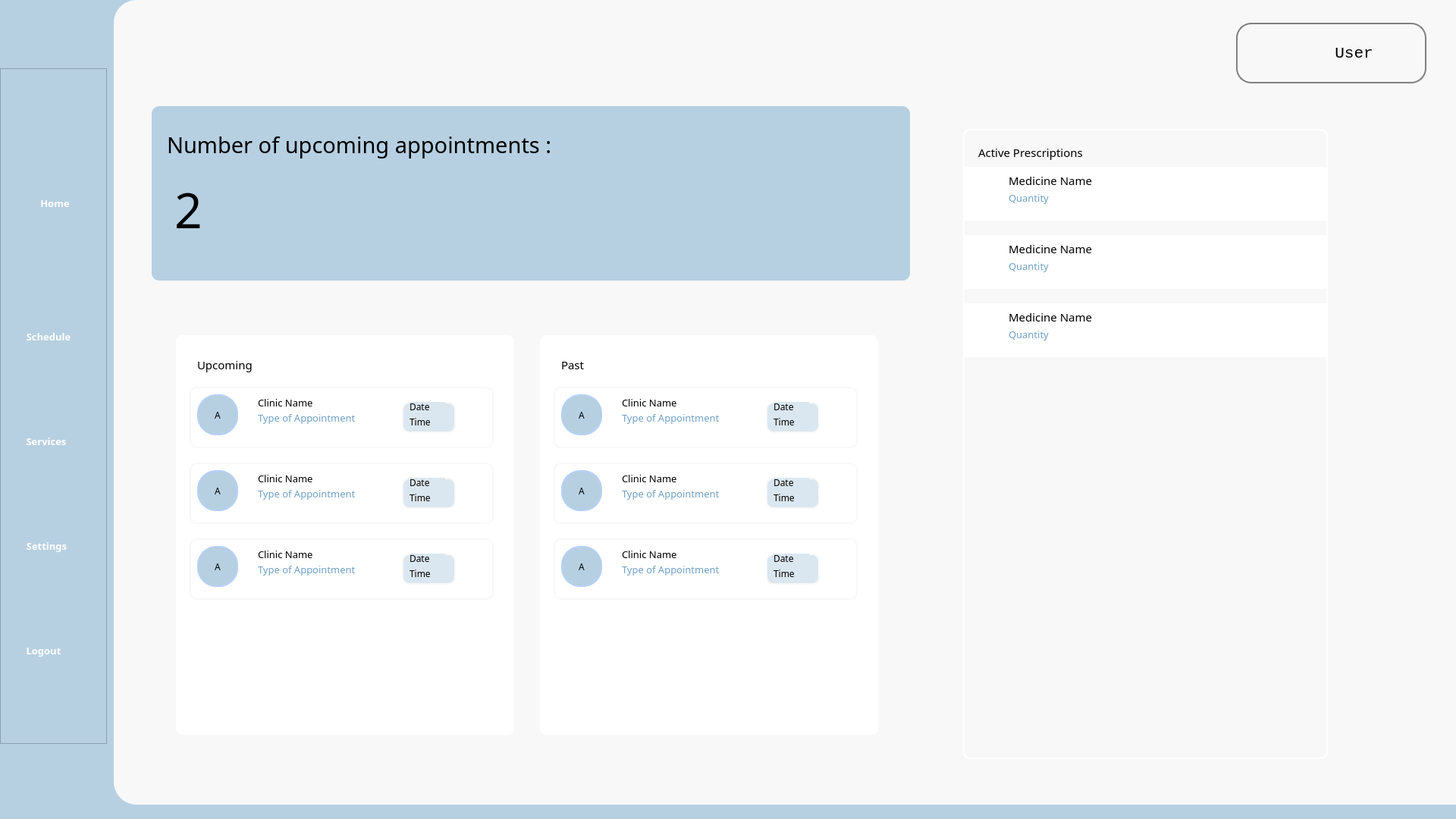
<?xml version="1.0" encoding="UTF-8"?>
<ui version="4.0">
 <class>Form</class>
 <widget class="QWidget" name="Form">
  <property name="geometry">
   <rect>
    <x>0</x>
    <y>0</y>
    <width>1920</width>
    <height>1080</height>
   </rect>
  </property>
  <property name="windowTitle">
   <string>Form</string>
  </property>
  <property name="autoFillBackground">
   <bool>false</bool>
  </property>
  <property name="styleSheet">
   <string notr="true">background-color: #B6D0E2;</string>
  </property>
  <widget class="QWidget" name="background" native="true">
   <property name="geometry">
    <rect>
     <x>150</x>
     <y>0</y>
     <width>1771</width>
     <height>1061</height>
    </rect>
   </property>
   <property name="styleSheet">
    <string notr="true">background-color: #F8F8F8;
border-bottom-left-radius: 30px;
border-top-left-radius: 30px;</string>
   </property>
   <widget class="QFrame" name="num_appt_frame">
    <property name="geometry">
     <rect>
      <x>50</x>
      <y>140</y>
      <width>1000</width>
      <height>230</height>
     </rect>
    </property>
    <property name="styleSheet">
     <string notr="true">border-radius: 10px;
    background-color: #B6D0E2;
    background-image: qlineargradient(
        spread: pad, 
        x1: 0, y1: 0, 
        x2: 0, y2: 1, 
        stop: 0 #B6D0E2, 
        stop: 1 #FFFFFF
    );</string>
    </property>
    <property name="frameShape">
     <enum>QFrame::StyledPanel</enum>
    </property>
    <property name="frameShadow">
     <enum>QFrame::Raised</enum>
    </property>
    <widget class="QLabel" name="num_upcoming_appt_label">
     <property name="geometry">
      <rect>
       <x>20</x>
       <y>20</y>
       <width>951</width>
       <height>61</height>
      </rect>
     </property>
     <property name="font">
      <font>
       <family>Cascadia Code</family>
       <pointsize>22</pointsize>
      </font>
     </property>
     <property name="text">
      <string>Number of upcoming appointments :</string>
     </property>
     <property name="wordWrap">
      <bool>true</bool>
     </property>
    </widget>
    <widget class="QLabel" name="num_appt_number_label">
     <property name="geometry">
      <rect>
       <x>30</x>
       <y>100</y>
       <width>51</width>
       <height>71</height>
      </rect>
     </property>
     <property name="font">
      <font>
       <family>Cascadia Code</family>
       <pointsize>48</pointsize>
      </font>
     </property>
     <property name="text">
      <string>2</string>
     </property>
    </widget>
   </widget>
   <widget class="QFrame" name="appointment_frame">
    <property name="geometry">
     <rect>
      <x>50</x>
      <y>410</y>
      <width>1000</width>
      <height>600</height>
     </rect>
    </property>
    <property name="styleSheet">
     <string notr="true">border: 2px solid #F8F8F8;
border-radius: 10px;

</string>
    </property>
    <property name="frameShape">
     <enum>QFrame::StyledPanel</enum>
    </property>
    <property name="frameShadow">
     <enum>QFrame::Raised</enum>
    </property>
    <property name="lineWidth">
     <number>6</number>
    </property>
    <widget class="QFrame" name="upcomin_appt_frame">
     <property name="geometry">
      <rect>
       <x>30</x>
       <y>30</y>
       <width>450</width>
       <height>531</height>
      </rect>
     </property>
     <property name="styleSheet">
      <string notr="true">background-color : #ffffff;</string>
     </property>
     <property name="frameShape">
      <enum>QFrame::StyledPanel</enum>
     </property>
     <property name="frameShadow">
      <enum>QFrame::Raised</enum>
     </property>
     <widget class="QLabel" name="upcoming_label">
      <property name="geometry">
       <rect>
        <x>30</x>
        <y>20</y>
        <width>101</width>
        <height>41</height>
       </rect>
      </property>
      <property name="font">
       <font>
        <family>Cascadia Code</family>
        <pointsize>11</pointsize>
       </font>
      </property>
      <property name="styleSheet">
       <string notr="true">border : none;
</string>
      </property>
      <property name="text">
       <string>Upcoming</string>
      </property>
     </widget>
     <widget class="QFrame" name="clinicAppt_frame">
      <property name="geometry">
       <rect>
        <x>20</x>
        <y>70</y>
        <width>401</width>
        <height>81</height>
       </rect>
      </property>
      <property name="frameShape">
       <enum>QFrame::StyledPanel</enum>
      </property>
      <property name="frameShadow">
       <enum>QFrame::Raised</enum>
      </property>
      <widget class="QLabel" name="clinic_name_label">
       <property name="geometry">
        <rect>
         <x>90</x>
         <y>10</y>
         <width>121</width>
         <height>21</height>
        </rect>
       </property>
       <property name="font">
        <font>
         <family>Cascadia Code</family>
         <pointsize>10</pointsize>
        </font>
       </property>
       <property name="styleSheet">
        <string notr="true">border : none;
</string>
       </property>
       <property name="text">
        <string>Clinic Name</string>
       </property>
      </widget>
      <widget class="QLabel" name="clinic_logo_label">
       <property name="geometry">
        <rect>
         <x>10</x>
         <y>10</y>
         <width>54</width>
         <height>54</height>
        </rect>
       </property>
       <property name="font">
        <font>
         <family>Cascadia Code</family>
         <pointsize>9</pointsize>
        </font>
       </property>
       <property name="styleSheet">
        <string notr="true">background-color: #B6D0E2; /* Fill color */
border-radius: 25px; /* Radius to make it round */
border: 2px solid #B6D0F7; /*  Border color and thickness */
min-width: 50px; /* Ensure the QLabel is a circle */
min-height: 50px; /* Ensure the QLabel is a circle */
max-width: 50px; /* Ensure the QLabel is a circle */
max-height: 50px; /* Ensure the QLabel is a circle */</string>
       </property>
       <property name="text">
        <string>A</string>
       </property>
       <property name="alignment">
        <set>Qt::AlignCenter</set>
       </property>
      </widget>
      <widget class="QLabel" name="toa_label">
       <property name="geometry">
        <rect>
         <x>90</x>
         <y>30</y>
         <width>161</width>
         <height>21</height>
        </rect>
       </property>
       <property name="font">
        <font>
         <family>Cascadia Code</family>
         <pointsize>10</pointsize>
        </font>
       </property>
       <property name="styleSheet">
        <string notr="true">border : none;
color : #6ea0c4;
</string>
       </property>
       <property name="text">
        <string>Type of Appointment</string>
       </property>
      </widget>
      <widget class="QFrame" name="date_time_frame">
       <property name="geometry">
        <rect>
         <x>280</x>
         <y>20</y>
         <width>71</width>
         <height>41</height>
        </rect>
       </property>
       <property name="styleSheet">
        <string notr="true">border-radius: 10px;
background-color: #dbe7f0;</string>
       </property>
       <property name="frameShape">
        <enum>QFrame::StyledPanel</enum>
       </property>
       <property name="frameShadow">
        <enum>QFrame::Raised</enum>
       </property>
       <widget class="QLabel" name="date_label">
        <property name="geometry">
         <rect>
          <x>10</x>
          <y>0</y>
          <width>47</width>
          <height>13</height>
         </rect>
        </property>
        <property name="font">
         <font>
          <family>Cascadia Code</family>
         </font>
        </property>
        <property name="styleSheet">
         <string notr="true">border : none;
</string>
        </property>
        <property name="text">
         <string>Date</string>
        </property>
       </widget>
       <widget class="QLabel" name="time_label">
        <property name="geometry">
         <rect>
          <x>10</x>
          <y>20</y>
          <width>47</width>
          <height>13</height>
         </rect>
        </property>
        <property name="font">
         <font>
          <family>Cascadia Code</family>
         </font>
        </property>
        <property name="styleSheet">
         <string notr="true">border : none;
</string>
        </property>
        <property name="text">
         <string>Time</string>
        </property>
       </widget>
      </widget>
     </widget>
     <widget class="QFrame" name="clinicAppt_frame_2">
      <property name="geometry">
       <rect>
        <x>20</x>
        <y>170</y>
        <width>401</width>
        <height>81</height>
       </rect>
      </property>
      <property name="frameShape">
       <enum>QFrame::StyledPanel</enum>
      </property>
      <property name="frameShadow">
       <enum>QFrame::Raised</enum>
      </property>
      <widget class="QLabel" name="clinic_name_label_2">
       <property name="geometry">
        <rect>
         <x>90</x>
         <y>10</y>
         <width>121</width>
         <height>21</height>
        </rect>
       </property>
       <property name="font">
        <font>
         <family>Cascadia Code</family>
         <pointsize>10</pointsize>
        </font>
       </property>
       <property name="styleSheet">
        <string notr="true">border : none;
</string>
       </property>
       <property name="text">
        <string>Clinic Name</string>
       </property>
      </widget>
      <widget class="QLabel" name="clinic_logo_label_2">
       <property name="geometry">
        <rect>
         <x>10</x>
         <y>10</y>
         <width>54</width>
         <height>54</height>
        </rect>
       </property>
       <property name="font">
        <font>
         <family>Cascadia Code</family>
         <pointsize>9</pointsize>
        </font>
       </property>
       <property name="styleSheet">
        <string notr="true">background-color: #B6D0E2; /* Fill color */
border-radius: 25px; /* Radius to make it round */
border: 2px solid #B6D0F7; /*  Border color and thickness */
min-width: 50px; /* Ensure the QLabel is a circle */
min-height: 50px; /* Ensure the QLabel is a circle */
max-width: 50px; /* Ensure the QLabel is a circle */
max-height: 50px; /* Ensure the QLabel is a circle */</string>
       </property>
       <property name="text">
        <string>A</string>
       </property>
       <property name="alignment">
        <set>Qt::AlignCenter</set>
       </property>
      </widget>
      <widget class="QLabel" name="toa_label_2">
       <property name="geometry">
        <rect>
         <x>90</x>
         <y>30</y>
         <width>161</width>
         <height>21</height>
        </rect>
       </property>
       <property name="font">
        <font>
         <family>Cascadia Code</family>
         <pointsize>10</pointsize>
        </font>
       </property>
       <property name="styleSheet">
        <string notr="true">border : none;
color : #6ea0c4;
</string>
       </property>
       <property name="text">
        <string>Type of Appointment</string>
       </property>
      </widget>
      <widget class="QFrame" name="date_time_frame_2">
       <property name="geometry">
        <rect>
         <x>280</x>
         <y>20</y>
         <width>71</width>
         <height>41</height>
        </rect>
       </property>
       <property name="styleSheet">
        <string notr="true">border-radius: 10px;
background-color: #dbe7f0;</string>
       </property>
       <property name="frameShape">
        <enum>QFrame::StyledPanel</enum>
       </property>
       <property name="frameShadow">
        <enum>QFrame::Raised</enum>
       </property>
       <widget class="QLabel" name="date_label_2">
        <property name="geometry">
         <rect>
          <x>10</x>
          <y>0</y>
          <width>47</width>
          <height>13</height>
         </rect>
        </property>
        <property name="font">
         <font>
          <family>Cascadia Code</family>
         </font>
        </property>
        <property name="styleSheet">
         <string notr="true">border : none;
</string>
        </property>
        <property name="text">
         <string>Date</string>
        </property>
       </widget>
       <widget class="QLabel" name="time_label_2">
        <property name="geometry">
         <rect>
          <x>10</x>
          <y>20</y>
          <width>47</width>
          <height>13</height>
         </rect>
        </property>
        <property name="font">
         <font>
          <family>Cascadia Code</family>
         </font>
        </property>
        <property name="styleSheet">
         <string notr="true">border : none;
</string>
        </property>
        <property name="text">
         <string>Time</string>
        </property>
       </widget>
      </widget>
     </widget>
     <widget class="QFrame" name="clinicAppt_frame_3">
      <property name="geometry">
       <rect>
        <x>20</x>
        <y>270</y>
        <width>401</width>
        <height>81</height>
       </rect>
      </property>
      <property name="frameShape">
       <enum>QFrame::StyledPanel</enum>
      </property>
      <property name="frameShadow">
       <enum>QFrame::Raised</enum>
      </property>
      <widget class="QLabel" name="clinic_name_label_3">
       <property name="geometry">
        <rect>
         <x>90</x>
         <y>10</y>
         <width>121</width>
         <height>21</height>
        </rect>
       </property>
       <property name="font">
        <font>
         <family>Cascadia Code</family>
         <pointsize>10</pointsize>
        </font>
       </property>
       <property name="styleSheet">
        <string notr="true">border : none;
</string>
       </property>
       <property name="text">
        <string>Clinic Name</string>
       </property>
      </widget>
      <widget class="QLabel" name="clinic_logo_label_3">
       <property name="geometry">
        <rect>
         <x>10</x>
         <y>10</y>
         <width>54</width>
         <height>54</height>
        </rect>
       </property>
       <property name="font">
        <font>
         <family>Cascadia Code</family>
         <pointsize>9</pointsize>
        </font>
       </property>
       <property name="styleSheet">
        <string notr="true">background-color: #B6D0E2; /* Fill color */
border-radius: 25px; /* Radius to make it round */
border: 2px solid #B6D0F7; /*  Border color and thickness */
min-width: 50px; /* Ensure the QLabel is a circle */
min-height: 50px; /* Ensure the QLabel is a circle */
max-width: 50px; /* Ensure the QLabel is a circle */
max-height: 50px; /* Ensure the QLabel is a circle */</string>
       </property>
       <property name="text">
        <string>A</string>
       </property>
       <property name="alignment">
        <set>Qt::AlignCenter</set>
       </property>
      </widget>
      <widget class="QLabel" name="toa_label_3">
       <property name="geometry">
        <rect>
         <x>90</x>
         <y>30</y>
         <width>161</width>
         <height>21</height>
        </rect>
       </property>
       <property name="font">
        <font>
         <family>Cascadia Code</family>
         <pointsize>10</pointsize>
        </font>
       </property>
       <property name="styleSheet">
        <string notr="true">border : none;
color : #6ea0c4;
</string>
       </property>
       <property name="text">
        <string>Type of Appointment</string>
       </property>
      </widget>
      <widget class="QFrame" name="date_time_frame_3">
       <property name="geometry">
        <rect>
         <x>280</x>
         <y>20</y>
         <width>71</width>
         <height>41</height>
        </rect>
       </property>
       <property name="styleSheet">
        <string notr="true">border-radius: 10px;
background-color: #dbe7f0;</string>
       </property>
       <property name="frameShape">
        <enum>QFrame::StyledPanel</enum>
       </property>
       <property name="frameShadow">
        <enum>QFrame::Raised</enum>
       </property>
       <widget class="QLabel" name="date_label_3">
        <property name="geometry">
         <rect>
          <x>10</x>
          <y>0</y>
          <width>47</width>
          <height>13</height>
         </rect>
        </property>
        <property name="font">
         <font>
          <family>Cascadia Code</family>
         </font>
        </property>
        <property name="styleSheet">
         <string notr="true">border : none;
</string>
        </property>
        <property name="text">
         <string>Date</string>
        </property>
       </widget>
       <widget class="QLabel" name="time_label_3">
        <property name="geometry">
         <rect>
          <x>10</x>
          <y>20</y>
          <width>47</width>
          <height>13</height>
         </rect>
        </property>
        <property name="font">
         <font>
          <family>Cascadia Code</family>
         </font>
        </property>
        <property name="styleSheet">
         <string notr="true">border : none;
</string>
        </property>
        <property name="text">
         <string>Time</string>
        </property>
       </widget>
      </widget>
     </widget>
    </widget>
    <widget class="QFrame" name="upcomin_appt_frame_2">
     <property name="geometry">
      <rect>
       <x>510</x>
       <y>30</y>
       <width>450</width>
       <height>531</height>
      </rect>
     </property>
     <property name="styleSheet">
      <string notr="true">background-color : #ffffff;</string>
     </property>
     <property name="frameShape">
      <enum>QFrame::StyledPanel</enum>
     </property>
     <property name="frameShadow">
      <enum>QFrame::Raised</enum>
     </property>
     <widget class="QLabel" name="upcoming_label_2">
      <property name="geometry">
       <rect>
        <x>30</x>
        <y>20</y>
        <width>101</width>
        <height>41</height>
       </rect>
      </property>
      <property name="font">
       <font>
        <family>Cascadia Code</family>
        <pointsize>11</pointsize>
       </font>
      </property>
      <property name="styleSheet">
       <string notr="true">border : none;
</string>
      </property>
      <property name="text">
       <string>Past</string>
      </property>
     </widget>
     <widget class="QFrame" name="clinicAppt_frame_4">
      <property name="geometry">
       <rect>
        <x>20</x>
        <y>170</y>
        <width>401</width>
        <height>81</height>
       </rect>
      </property>
      <property name="frameShape">
       <enum>QFrame::StyledPanel</enum>
      </property>
      <property name="frameShadow">
       <enum>QFrame::Raised</enum>
      </property>
      <widget class="QLabel" name="clinic_name_label_4">
       <property name="geometry">
        <rect>
         <x>90</x>
         <y>10</y>
         <width>121</width>
         <height>21</height>
        </rect>
       </property>
       <property name="font">
        <font>
         <family>Cascadia Code</family>
         <pointsize>10</pointsize>
        </font>
       </property>
       <property name="styleSheet">
        <string notr="true">border : none;
</string>
       </property>
       <property name="text">
        <string>Clinic Name</string>
       </property>
      </widget>
      <widget class="QLabel" name="clinic_logo_label_4">
       <property name="geometry">
        <rect>
         <x>10</x>
         <y>10</y>
         <width>54</width>
         <height>54</height>
        </rect>
       </property>
       <property name="font">
        <font>
         <family>Cascadia Code</family>
         <pointsize>9</pointsize>
        </font>
       </property>
       <property name="styleSheet">
        <string notr="true">background-color: #B6D0E2; /* Fill color */
border-radius: 25px; /* Radius to make it round */
border: 2px solid #B6D0F7; /*  Border color and thickness */
min-width: 50px; /* Ensure the QLabel is a circle */
min-height: 50px; /* Ensure the QLabel is a circle */
max-width: 50px; /* Ensure the QLabel is a circle */
max-height: 50px; /* Ensure the QLabel is a circle */</string>
       </property>
       <property name="text">
        <string>A</string>
       </property>
       <property name="alignment">
        <set>Qt::AlignCenter</set>
       </property>
      </widget>
      <widget class="QLabel" name="toa_label_4">
       <property name="geometry">
        <rect>
         <x>90</x>
         <y>30</y>
         <width>161</width>
         <height>21</height>
        </rect>
       </property>
       <property name="font">
        <font>
         <family>Cascadia Code</family>
         <pointsize>10</pointsize>
        </font>
       </property>
       <property name="styleSheet">
        <string notr="true">border : none;
color : #6ea0c4;
</string>
       </property>
       <property name="text">
        <string>Type of Appointment</string>
       </property>
      </widget>
      <widget class="QFrame" name="date_time_frame_4">
       <property name="geometry">
        <rect>
         <x>280</x>
         <y>20</y>
         <width>71</width>
         <height>41</height>
        </rect>
       </property>
       <property name="styleSheet">
        <string notr="true">border-radius: 10px;
background-color: #dbe7f0;</string>
       </property>
       <property name="frameShape">
        <enum>QFrame::StyledPanel</enum>
       </property>
       <property name="frameShadow">
        <enum>QFrame::Raised</enum>
       </property>
       <widget class="QLabel" name="date_label_4">
        <property name="geometry">
         <rect>
          <x>10</x>
          <y>0</y>
          <width>47</width>
          <height>13</height>
         </rect>
        </property>
        <property name="font">
         <font>
          <family>Cascadia Code</family>
         </font>
        </property>
        <property name="styleSheet">
         <string notr="true">border : none;
</string>
        </property>
        <property name="text">
         <string>Date</string>
        </property>
       </widget>
       <widget class="QLabel" name="time_label_4">
        <property name="geometry">
         <rect>
          <x>10</x>
          <y>20</y>
          <width>47</width>
          <height>13</height>
         </rect>
        </property>
        <property name="font">
         <font>
          <family>Cascadia Code</family>
         </font>
        </property>
        <property name="styleSheet">
         <string notr="true">border : none;
</string>
        </property>
        <property name="text">
         <string>Time</string>
        </property>
       </widget>
      </widget>
     </widget>
     <widget class="QFrame" name="clinicAppt_frame_5">
      <property name="geometry">
       <rect>
        <x>20</x>
        <y>270</y>
        <width>401</width>
        <height>81</height>
       </rect>
      </property>
      <property name="frameShape">
       <enum>QFrame::StyledPanel</enum>
      </property>
      <property name="frameShadow">
       <enum>QFrame::Raised</enum>
      </property>
      <widget class="QLabel" name="clinic_name_label_5">
       <property name="geometry">
        <rect>
         <x>90</x>
         <y>10</y>
         <width>121</width>
         <height>21</height>
        </rect>
       </property>
       <property name="font">
        <font>
         <family>Cascadia Code</family>
         <pointsize>10</pointsize>
        </font>
       </property>
       <property name="styleSheet">
        <string notr="true">border : none;
</string>
       </property>
       <property name="text">
        <string>Clinic Name</string>
       </property>
      </widget>
      <widget class="QLabel" name="clinic_logo_label_5">
       <property name="geometry">
        <rect>
         <x>10</x>
         <y>10</y>
         <width>54</width>
         <height>54</height>
        </rect>
       </property>
       <property name="font">
        <font>
         <family>Cascadia Code</family>
         <pointsize>9</pointsize>
        </font>
       </property>
       <property name="styleSheet">
        <string notr="true">background-color: #B6D0E2; /* Fill color */
border-radius: 25px; /* Radius to make it round */
border: 2px solid #B6D0F7; /*  Border color and thickness */
min-width: 50px; /* Ensure the QLabel is a circle */
min-height: 50px; /* Ensure the QLabel is a circle */
max-width: 50px; /* Ensure the QLabel is a circle */
max-height: 50px; /* Ensure the QLabel is a circle */</string>
       </property>
       <property name="text">
        <string>A</string>
       </property>
       <property name="alignment">
        <set>Qt::AlignCenter</set>
       </property>
      </widget>
      <widget class="QLabel" name="toa_label_5">
       <property name="geometry">
        <rect>
         <x>90</x>
         <y>30</y>
         <width>161</width>
         <height>21</height>
        </rect>
       </property>
       <property name="font">
        <font>
         <family>Cascadia Code</family>
         <pointsize>10</pointsize>
        </font>
       </property>
       <property name="styleSheet">
        <string notr="true">border : none;
color : #6ea0c4;
</string>
       </property>
       <property name="text">
        <string>Type of Appointment</string>
       </property>
      </widget>
      <widget class="QFrame" name="date_time_frame_5">
       <property name="geometry">
        <rect>
         <x>280</x>
         <y>20</y>
         <width>71</width>
         <height>41</height>
        </rect>
       </property>
       <property name="styleSheet">
        <string notr="true">border-radius: 10px;
background-color: #dbe7f0;</string>
       </property>
       <property name="frameShape">
        <enum>QFrame::StyledPanel</enum>
       </property>
       <property name="frameShadow">
        <enum>QFrame::Raised</enum>
       </property>
       <widget class="QLabel" name="date_label_5">
        <property name="geometry">
         <rect>
          <x>10</x>
          <y>0</y>
          <width>47</width>
          <height>13</height>
         </rect>
        </property>
        <property name="font">
         <font>
          <family>Cascadia Code</family>
         </font>
        </property>
        <property name="styleSheet">
         <string notr="true">border : none;
</string>
        </property>
        <property name="text">
         <string>Date</string>
        </property>
       </widget>
       <widget class="QLabel" name="time_label_5">
        <property name="geometry">
         <rect>
          <x>10</x>
          <y>20</y>
          <width>47</width>
          <height>13</height>
         </rect>
        </property>
        <property name="font">
         <font>
          <family>Cascadia Code</family>
         </font>
        </property>
        <property name="styleSheet">
         <string notr="true">border : none;
</string>
        </property>
        <property name="text">
         <string>Time</string>
        </property>
       </widget>
      </widget>
     </widget>
     <widget class="QFrame" name="clinicAppt_frame_6">
      <property name="geometry">
       <rect>
        <x>20</x>
        <y>70</y>
        <width>401</width>
        <height>81</height>
       </rect>
      </property>
      <property name="frameShape">
       <enum>QFrame::StyledPanel</enum>
      </property>
      <property name="frameShadow">
       <enum>QFrame::Raised</enum>
      </property>
      <widget class="QLabel" name="clinic_name_label_6">
       <property name="geometry">
        <rect>
         <x>90</x>
         <y>10</y>
         <width>121</width>
         <height>21</height>
        </rect>
       </property>
       <property name="font">
        <font>
         <family>Cascadia Code</family>
         <pointsize>10</pointsize>
        </font>
       </property>
       <property name="styleSheet">
        <string notr="true">border : none;
</string>
       </property>
       <property name="text">
        <string>Clinic Name</string>
       </property>
      </widget>
      <widget class="QLabel" name="clinic_logo_label_6">
       <property name="geometry">
        <rect>
         <x>10</x>
         <y>10</y>
         <width>54</width>
         <height>54</height>
        </rect>
       </property>
       <property name="font">
        <font>
         <family>Cascadia Code</family>
         <pointsize>9</pointsize>
        </font>
       </property>
       <property name="styleSheet">
        <string notr="true">background-color: #B6D0E2; /* Fill color */
border-radius: 25px; /* Radius to make it round */
border: 2px solid #B6D0F7; /*  Border color and thickness */
min-width: 50px; /* Ensure the QLabel is a circle */
min-height: 50px; /* Ensure the QLabel is a circle */
max-width: 50px; /* Ensure the QLabel is a circle */
max-height: 50px; /* Ensure the QLabel is a circle */</string>
       </property>
       <property name="text">
        <string>A</string>
       </property>
       <property name="alignment">
        <set>Qt::AlignCenter</set>
       </property>
      </widget>
      <widget class="QLabel" name="toa_label_6">
       <property name="geometry">
        <rect>
         <x>90</x>
         <y>30</y>
         <width>161</width>
         <height>21</height>
        </rect>
       </property>
       <property name="font">
        <font>
         <family>Cascadia Code</family>
         <pointsize>10</pointsize>
        </font>
       </property>
       <property name="styleSheet">
        <string notr="true">border : none;
color : #6ea0c4;
</string>
       </property>
       <property name="text">
        <string>Type of Appointment</string>
       </property>
      </widget>
      <widget class="QFrame" name="date_time_frame_6">
       <property name="geometry">
        <rect>
         <x>280</x>
         <y>20</y>
         <width>71</width>
         <height>41</height>
        </rect>
       </property>
       <property name="styleSheet">
        <string notr="true">border-radius: 10px;
background-color: #dbe7f0;</string>
       </property>
       <property name="frameShape">
        <enum>QFrame::StyledPanel</enum>
       </property>
       <property name="frameShadow">
        <enum>QFrame::Raised</enum>
       </property>
       <widget class="QLabel" name="date_label_6">
        <property name="geometry">
         <rect>
          <x>10</x>
          <y>0</y>
          <width>47</width>
          <height>13</height>
         </rect>
        </property>
        <property name="font">
         <font>
          <family>Cascadia Code</family>
         </font>
        </property>
        <property name="styleSheet">
         <string notr="true">border : none;
</string>
        </property>
        <property name="text">
         <string>Date</string>
        </property>
       </widget>
       <widget class="QLabel" name="time_label_6">
        <property name="geometry">
         <rect>
          <x>10</x>
          <y>20</y>
          <width>47</width>
          <height>13</height>
         </rect>
        </property>
        <property name="font">
         <font>
          <family>Cascadia Code</family>
         </font>
        </property>
        <property name="styleSheet">
         <string notr="true">border : none;
</string>
        </property>
        <property name="text">
         <string>Time</string>
        </property>
       </widget>
      </widget>
     </widget>
    </widget>
   </widget>
   <widget class="QFrame" name="active_pres_frame">
    <property name="geometry">
     <rect>
      <x>1120</x>
      <y>170</y>
      <width>481</width>
      <height>831</height>
     </rect>
    </property>
    <property name="styleSheet">
     <string notr="true">border: 2px solid #FFFFFF;
border-radius: 10px;</string>
    </property>
    <property name="frameShape">
     <enum>QFrame::StyledPanel</enum>
    </property>
    <property name="frameShadow">
     <enum>QFrame::Raised</enum>
    </property>
    <widget class="QLabel" name="active_pres_label">
     <property name="geometry">
      <rect>
       <x>20</x>
       <y>10</y>
       <width>451</width>
       <height>41</height>
      </rect>
     </property>
     <property name="font">
      <font>
       <family>Cascadia Code</family>
       <pointsize>11</pointsize>
      </font>
     </property>
     <property name="styleSheet">
      <string notr="true">border : none;
</string>
     </property>
     <property name="text">
      <string>Active Prescriptions</string>
     </property>
    </widget>
    <widget class="QFrame" name="active_pres1_frame">
     <property name="geometry">
      <rect>
       <x>0</x>
       <y>50</y>
       <width>481</width>
       <height>71</height>
      </rect>
     </property>
     <property name="styleSheet">
      <string notr="true">border : none;
border-radius : 0;
background-color : #FFFFFF;</string>
     </property>
     <property name="frameShape">
      <enum>QFrame::StyledPanel</enum>
     </property>
     <property name="frameShadow">
      <enum>QFrame::Raised</enum>
     </property>
     <widget class="QLabel" name="medicineName_label">
      <property name="geometry">
       <rect>
        <x>60</x>
        <y>10</y>
        <width>241</width>
        <height>16</height>
       </rect>
      </property>
      <property name="font">
       <font>
        <family>Cascadia Code</family>
        <pointsize>11</pointsize>
       </font>
      </property>
      <property name="text">
       <string>Medicine Name</string>
      </property>
     </widget>
     <widget class="QLabel" name="medicine_quantity_label">
      <property name="geometry">
       <rect>
        <x>60</x>
        <y>30</y>
        <width>161</width>
        <height>21</height>
       </rect>
      </property>
      <property name="font">
       <font>
        <family>Cascadia Code</family>
        <pointsize>10</pointsize>
       </font>
      </property>
      <property name="styleSheet">
       <string notr="true">border : none;
color : #6ea0c4;
</string>
      </property>
      <property name="text">
       <string>Quantity</string>
      </property>
     </widget>
    </widget>
    <widget class="QFrame" name="active_pres1_frame_2">
     <property name="geometry">
      <rect>
       <x>0</x>
       <y>140</y>
       <width>481</width>
       <height>71</height>
      </rect>
     </property>
     <property name="styleSheet">
      <string notr="true">border : none;
border-radius : 0;
background-color : #FFFFFF;</string>
     </property>
     <property name="frameShape">
      <enum>QFrame::StyledPanel</enum>
     </property>
     <property name="frameShadow">
      <enum>QFrame::Raised</enum>
     </property>
     <widget class="QLabel" name="medicineName_label_2">
      <property name="geometry">
       <rect>
        <x>60</x>
        <y>10</y>
        <width>241</width>
        <height>16</height>
       </rect>
      </property>
      <property name="font">
       <font>
        <family>Cascadia Code</family>
        <pointsize>11</pointsize>
       </font>
      </property>
      <property name="text">
       <string>Medicine Name</string>
      </property>
     </widget>
     <widget class="QLabel" name="medicine_quantity_label_2">
      <property name="geometry">
       <rect>
        <x>60</x>
        <y>30</y>
        <width>161</width>
        <height>21</height>
       </rect>
      </property>
      <property name="font">
       <font>
        <family>Cascadia Code</family>
        <pointsize>10</pointsize>
       </font>
      </property>
      <property name="styleSheet">
       <string notr="true">border : none;
color : #6ea0c4;
</string>
      </property>
      <property name="text">
       <string>Quantity</string>
      </property>
     </widget>
    </widget>
    <widget class="QFrame" name="active_pres1_frame_3">
     <property name="geometry">
      <rect>
       <x>0</x>
       <y>230</y>
       <width>481</width>
       <height>71</height>
      </rect>
     </property>
     <property name="styleSheet">
      <string notr="true">border : none;
border-radius : 0;
background-color : #FFFFFF;</string>
     </property>
     <property name="frameShape">
      <enum>QFrame::StyledPanel</enum>
     </property>
     <property name="frameShadow">
      <enum>QFrame::Raised</enum>
     </property>
     <widget class="QLabel" name="medicineName_label_3">
      <property name="geometry">
       <rect>
        <x>60</x>
        <y>10</y>
        <width>241</width>
        <height>16</height>
       </rect>
      </property>
      <property name="font">
       <font>
        <family>Cascadia Code</family>
        <pointsize>11</pointsize>
       </font>
      </property>
      <property name="text">
       <string>Medicine Name</string>
      </property>
     </widget>
     <widget class="QLabel" name="medicine_quantity_label_3">
      <property name="geometry">
       <rect>
        <x>60</x>
        <y>30</y>
        <width>161</width>
        <height>21</height>
       </rect>
      </property>
      <property name="font">
       <font>
        <family>Cascadia Code</family>
        <pointsize>10</pointsize>
       </font>
      </property>
      <property name="styleSheet">
       <string notr="true">border : none;
color : #6ea0c4;
</string>
      </property>
      <property name="text">
       <string>Quantity</string>
      </property>
     </widget>
    </widget>
   </widget>
   <widget class="QPushButton" name="noti_icon">
    <property name="geometry">
     <rect>
      <x>1380</x>
      <y>30</y>
      <width>70</width>
      <height>81</height>
     </rect>
    </property>
    <property name="text">
     <string/>
    </property>
    <property name="icon">
     <iconset>
      <normaloff>../Images/icon/notification.png</normaloff>../Images/icon/notification.png</iconset>
    </property>
    <property name="iconSize">
     <size>
      <width>40</width>
      <height>40</height>
     </size>
    </property>
   </widget>
   <widget class="QFrame" name="user_frame">
    <property name="geometry">
     <rect>
      <x>1480</x>
      <y>30</y>
      <width>251</width>
      <height>80</height>
     </rect>
    </property>
    <property name="styleSheet">
     <string notr="true">border-radius: 20px; border: 2px solid #808080</string>
    </property>
    <property name="frameShape">
     <enum>QFrame::StyledPanel</enum>
    </property>
    <property name="frameShadow">
     <enum>QFrame::Raised</enum>
    </property>
    <widget class="QLabel" name="profile_icon">
     <property name="geometry">
      <rect>
       <x>10</x>
       <y>10</y>
       <width>60</width>
       <height>60</height>
      </rect>
     </property>
     <property name="styleSheet">
      <string notr="true">border: none</string>
     </property>
     <property name="text">
      <string/>
     </property>
     <property name="pixmap">
      <pixmap>../Images/icon/profile_icon.png</pixmap>
     </property>
     <property name="scaledContents">
      <bool>true</bool>
     </property>
    </widget>
    <widget class="QPushButton" name="profile_btn">
     <property name="geometry">
      <rect>
       <x>120</x>
       <y>25</y>
       <width>71</width>
       <height>31</height>
      </rect>
     </property>
     <property name="font">
      <font>
       <family>Consolas</family>
       <pointsize>16</pointsize>
      </font>
     </property>
     <property name="styleSheet">
      <string notr="true">border: none</string>
     </property>
     <property name="text">
      <string>User</string>
     </property>
    </widget>
   </widget>
  </widget>
  <widget class="QFrame" name="frame">
   <property name="geometry">
    <rect>
     <x>0</x>
     <y>90</y>
     <width>141</width>
     <height>891</height>
    </rect>
   </property>
   <property name="frameShape">
    <enum>QFrame::StyledPanel</enum>
   </property>
   <property name="frameShadow">
    <enum>QFrame::Raised</enum>
   </property>
   <widget class="QWidget" name="">
    <property name="geometry">
     <rect>
      <x>30</x>
      <y>19</y>
      <width>87</width>
      <height>871</height>
     </rect>
    </property>
    <layout class="QVBoxLayout" name="verticalLayout">
     <item>
      <widget class="QToolButton" name="home_navigation">
       <property name="enabled">
        <bool>true</bool>
       </property>
       <property name="sizePolicy">
        <sizepolicy hsizetype="Fixed" vsizetype="Fixed">
         <horstretch>0</horstretch>
         <verstretch>0</verstretch>
        </sizepolicy>
       </property>
       <property name="minimumSize">
        <size>
         <width>85</width>
         <height>96</height>
        </size>
       </property>
       <property name="maximumSize">
        <size>
         <width>85</width>
         <height>96</height>
        </size>
       </property>
       <property name="font">
        <font>
         <family>Source Sans Pro Semibold</family>
         <pointsize>10</pointsize>
         <weight>75</weight>
         <bold>true</bold>
        </font>
       </property>
       <property name="styleSheet">
        <string notr="true">border: none; 
color: white;</string>
       </property>
       <property name="text">
        <string>   Home   </string>
       </property>
       <property name="icon">
        <iconset>
         <normaloff>../Images/nav_images/home_page_icon.png</normaloff>../Images/nav_images/home_page_icon.png</iconset>
       </property>
       <property name="iconSize">
        <size>
         <width>70</width>
         <height>70</height>
        </size>
       </property>
       <property name="toolButtonStyle">
        <enum>Qt::ToolButtonTextUnderIcon</enum>
       </property>
      </widget>
     </item>
     <item>
      <widget class="QToolButton" name="appointments_navigation">
       <property name="enabled">
        <bool>true</bool>
       </property>
       <property name="sizePolicy">
        <sizepolicy hsizetype="Fixed" vsizetype="Fixed">
         <horstretch>0</horstretch>
         <verstretch>0</verstretch>
        </sizepolicy>
       </property>
       <property name="font">
        <font>
         <family>Source Sans Pro Semibold</family>
         <pointsize>10</pointsize>
         <weight>75</weight>
         <bold>true</bold>
        </font>
       </property>
       <property name="styleSheet">
        <string notr="true">border: none; 
color: white;</string>
       </property>
       <property name="text">
        <string>Schedule</string>
       </property>
       <property name="icon">
        <iconset>
         <normaloff>../Images/nav_images/appointment_page_icon.png</normaloff>../Images/nav_images/appointment_page_icon.png</iconset>
       </property>
       <property name="iconSize">
        <size>
         <width>70</width>
         <height>70</height>
        </size>
       </property>
       <property name="toolButtonStyle">
        <enum>Qt::ToolButtonTextUnderIcon</enum>
       </property>
      </widget>
     </item>
     <item>
      <widget class="QToolButton" name="services_navigation">
       <property name="enabled">
        <bool>true</bool>
       </property>
       <property name="sizePolicy">
        <sizepolicy hsizetype="Fixed" vsizetype="Fixed">
         <horstretch>0</horstretch>
         <verstretch>0</verstretch>
        </sizepolicy>
       </property>
       <property name="font">
        <font>
         <family>Source Sans Pro Semibold</family>
         <pointsize>10</pointsize>
         <weight>75</weight>
         <bold>true</bold>
        </font>
       </property>
       <property name="styleSheet">
        <string notr="true">border: none; 
color: white;</string>
       </property>
       <property name="text">
        <string>Services</string>
       </property>
       <property name="icon">
        <iconset>
         <normaloff>../Images/nav_images/services_icon.png</normaloff>../Images/nav_images/services_icon.png</iconset>
       </property>
       <property name="iconSize">
        <size>
         <width>70</width>
         <height>70</height>
        </size>
       </property>
       <property name="toolButtonStyle">
        <enum>Qt::ToolButtonTextUnderIcon</enum>
       </property>
      </widget>
     </item>
     <item>
      <widget class="QToolButton" name="settings_navigation">
       <property name="enabled">
        <bool>true</bool>
       </property>
       <property name="sizePolicy">
        <sizepolicy hsizetype="Fixed" vsizetype="Fixed">
         <horstretch>0</horstretch>
         <verstretch>0</verstretch>
        </sizepolicy>
       </property>
       <property name="font">
        <font>
         <family>Source Sans Pro Semibold</family>
         <pointsize>10</pointsize>
         <weight>75</weight>
         <bold>true</bold>
        </font>
       </property>
       <property name="styleSheet">
        <string notr="true">border: none; 
color: white;</string>
       </property>
       <property name="text">
        <string>Settings</string>
       </property>
       <property name="icon">
        <iconset>
         <normaloff>../Images/nav_images/settings_page_icon.png</normaloff>../Images/nav_images/settings_page_icon.png</iconset>
       </property>
       <property name="iconSize">
        <size>
         <width>70</width>
         <height>70</height>
        </size>
       </property>
       <property name="toolButtonStyle">
        <enum>Qt::ToolButtonTextUnderIcon</enum>
       </property>
      </widget>
     </item>
     <item>
      <widget class="QToolButton" name="logout_navigation">
       <property name="enabled">
        <bool>true</bool>
       </property>
       <property name="sizePolicy">
        <sizepolicy hsizetype="Fixed" vsizetype="Fixed">
         <horstretch>0</horstretch>
         <verstretch>0</verstretch>
        </sizepolicy>
       </property>
       <property name="font">
        <font>
         <family>Source Sans Pro Semibold</family>
         <pointsize>10</pointsize>
         <weight>75</weight>
         <bold>true</bold>
        </font>
       </property>
       <property name="styleSheet">
        <string notr="true">border: none; 
color: white;</string>
       </property>
       <property name="text">
        <string>Logout</string>
       </property>
       <property name="icon">
        <iconset>
         <normaloff>../Images/nav_images/logout_icon.png</normaloff>../Images/nav_images/logout_icon.png</iconset>
       </property>
       <property name="iconSize">
        <size>
         <width>70</width>
         <height>70</height>
        </size>
       </property>
       <property name="toolButtonStyle">
        <enum>Qt::ToolButtonTextUnderIcon</enum>
       </property>
      </widget>
     </item>
    </layout>
   </widget>
  </widget>
 </widget>
 <resources/>
 <connections/>
</ui>
